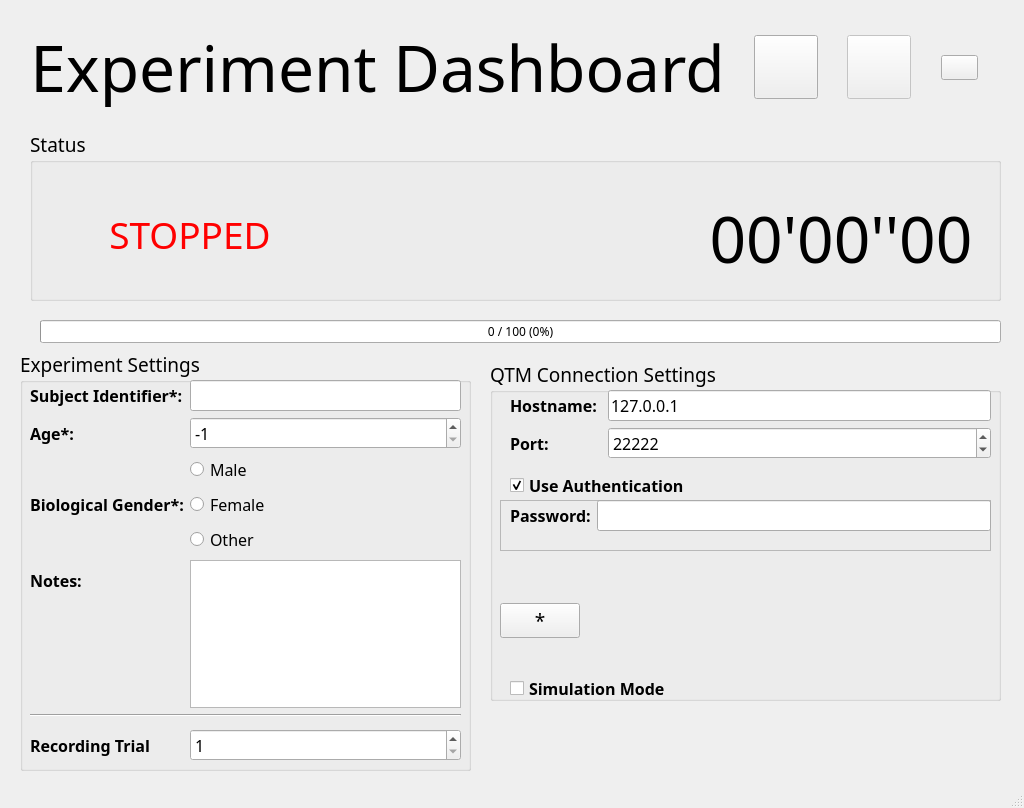
<?xml version="1.0" encoding="UTF-8"?>
<ui version="4.0">
 <class>MainWindowUI</class>
 <widget class="QMainWindow" name="MainWindowUI">
  <property name="geometry">
   <rect>
    <x>0</x>
    <y>0</y>
    <width>1024</width>
    <height>808</height>
   </rect>
  </property>
  <property name="minimumSize">
   <size>
    <width>1024</width>
    <height>768</height>
   </size>
  </property>
  <property name="font">
   <font>
    <family>Segoe UI Variable Small Semilig</family>
    <weight>50</weight>
    <bold>false</bold>
   </font>
  </property>
  <property name="windowTitle">
   <string>Dataset Acquisition</string>
  </property>
  <property name="windowIcon">
   <iconset theme="microscope">
    <normaloff>../../.designer/backup</normaloff>../../.designer/backup</iconset>
  </property>
  <property name="toolTip">
   <string>This is the main widow of the acquisition dashboard</string>
  </property>
  <widget class="QWidget" name="centralwidget">
   <widget class="QGroupBox" name="status_group">
    <property name="geometry">
     <rect>
      <x>30</x>
      <y>130</y>
      <width>971</width>
      <height>171</height>
     </rect>
    </property>
    <property name="font">
     <font>
      <pointsize>14</pointsize>
     </font>
    </property>
    <property name="title">
     <string>Status</string>
    </property>
    <widget class="QWidget" name="horizontalLayoutWidget">
     <property name="geometry">
      <rect>
       <x>0</x>
       <y>30</y>
       <width>971</width>
       <height>156</height>
      </rect>
     </property>
     <layout class="QHBoxLayout" name="horizontalLayout">
      <item>
       <layout class="QVBoxLayout" name="verticalLayout_4">
        <item>
         <spacer name="verticalSpacer_2">
          <property name="orientation">
           <enum>Qt::Vertical</enum>
          </property>
          <property name="sizeHint" stdset="0">
           <size>
            <width>20</width>
            <height>40</height>
           </size>
          </property>
         </spacer>
        </item>
        <item>
         <widget class="QLabel" name="status_state_label">
          <property name="palette">
           <palette>
            <active>
             <colorrole role="WindowText">
              <brush brushstyle="SolidPattern">
               <color alpha="255">
                <red>255</red>
                <green>0</green>
                <blue>0</blue>
               </color>
              </brush>
             </colorrole>
            </active>
            <inactive>
             <colorrole role="WindowText">
              <brush brushstyle="SolidPattern">
               <color alpha="255">
                <red>255</red>
                <green>0</green>
                <blue>0</blue>
               </color>
              </brush>
             </colorrole>
            </inactive>
            <disabled>
             <colorrole role="WindowText">
              <brush brushstyle="SolidPattern">
               <color alpha="255">
                <red>120</red>
                <green>120</green>
                <blue>120</blue>
               </color>
              </brush>
             </colorrole>
            </disabled>
           </palette>
          </property>
          <property name="font">
           <font>
            <pointsize>28</pointsize>
           </font>
          </property>
          <property name="text">
           <string>STOPPED</string>
          </property>
          <property name="textFormat">
           <enum>Qt::RichText</enum>
          </property>
          <property name="scaledContents">
           <bool>false</bool>
          </property>
          <property name="alignment">
           <set>Qt::AlignCenter</set>
          </property>
          <property name="textInteractionFlags">
           <set>Qt::LinksAccessibleByMouse</set>
          </property>
         </widget>
        </item>
        <item>
         <widget class="QLabel" name="status_trial">
          <property name="font">
           <font>
            <pointsize>28</pointsize>
           </font>
          </property>
          <property name="text">
           <string/>
          </property>
          <property name="alignment">
           <set>Qt::AlignCenter</set>
          </property>
         </widget>
        </item>
       </layout>
      </item>
      <item>
       <layout class="QVBoxLayout" name="verticalLayout_3">
        <item>
         <widget class="QLabel" name="status_protocol">
          <property name="font">
           <font>
            <family>Segoe UI Variable Text Light</family>
            <pointsize>10</pointsize>
            <weight>50</weight>
            <bold>false</bold>
           </font>
          </property>
          <property name="styleSheet">
           <string notr="true">text-alight: left;</string>
          </property>
          <property name="locale">
           <locale language="English" country="UnitedStates"/>
          </property>
          <property name="text">
           <string/>
          </property>
          <property name="textFormat">
           <enum>Qt::RichText</enum>
          </property>
          <property name="scaledContents">
           <bool>false</bool>
          </property>
          <property name="alignment">
           <set>Qt::AlignCenter</set>
          </property>
          <property name="wordWrap">
           <bool>true</bool>
          </property>
         </widget>
        </item>
       </layout>
      </item>
      <item>
       <widget class="QLabel" name="status_time_label">
        <property name="font">
         <font>
          <pointsize>48</pointsize>
         </font>
        </property>
        <property name="text">
         <string>00'00''00</string>
        </property>
        <property name="alignment">
         <set>Qt::AlignCenter</set>
        </property>
       </widget>
      </item>
     </layout>
    </widget>
   </widget>
   <widget class="QWidget" name="horizontalLayoutWidget_2">
    <property name="geometry">
     <rect>
      <x>30</x>
      <y>10</y>
      <width>971</width>
      <height>115</height>
     </rect>
    </property>
    <layout class="QHBoxLayout" name="horizontalLayout_2">
     <item>
      <widget class="QLabel" name="title_label">
       <property name="font">
        <font>
         <family>Segoe UI Variable Text Semiligh</family>
         <pointsize>48</pointsize>
        </font>
       </property>
       <property name="frameShadow">
        <enum>QFrame::Plain</enum>
       </property>
       <property name="text">
        <string>Experiment Dashboard</string>
       </property>
       <property name="textFormat">
        <enum>Qt::RichText</enum>
       </property>
       <property name="alignment">
        <set>Qt::AlignCenter</set>
       </property>
       <property name="margin">
        <number>12</number>
       </property>
      </widget>
     </item>
     <item>
      <spacer name="horizontalSpacer">
       <property name="orientation">
        <enum>Qt::Horizontal</enum>
       </property>
       <property name="sizeHint" stdset="0">
        <size>
         <width>40</width>
         <height>20</height>
        </size>
       </property>
      </spacer>
     </item>
     <item>
      <widget class="QPushButton" name="play_button">
       <property name="minimumSize">
        <size>
         <width>64</width>
         <height>64</height>
        </size>
       </property>
       <property name="baseSize">
        <size>
         <width>64</width>
         <height>64</height>
        </size>
       </property>
       <property name="text">
        <string/>
       </property>
       <property name="icon">
        <iconset resource="main_windows.qrc">
         <normaloff>:/play.png</normaloff>:/play.png</iconset>
       </property>
       <property name="iconSize">
        <size>
         <width>64</width>
         <height>64</height>
        </size>
       </property>
       <property name="shortcut">
        <string>Ctrl+S</string>
       </property>
      </widget>
     </item>
     <item>
      <spacer name="horizontalSpacer_2">
       <property name="orientation">
        <enum>Qt::Horizontal</enum>
       </property>
       <property name="sizeHint" stdset="0">
        <size>
         <width>40</width>
         <height>20</height>
        </size>
       </property>
      </spacer>
     </item>
     <item>
      <widget class="QPushButton" name="next_button">
       <property name="enabled">
        <bool>false</bool>
       </property>
       <property name="minimumSize">
        <size>
         <width>64</width>
         <height>64</height>
        </size>
       </property>
       <property name="baseSize">
        <size>
         <width>64</width>
         <height>64</height>
        </size>
       </property>
       <property name="text">
        <string/>
       </property>
       <property name="icon">
        <iconset resource="main_windows.qrc">
         <normaloff>:/next.png</normaloff>:/next.png</iconset>
       </property>
       <property name="iconSize">
        <size>
         <width>64</width>
         <height>64</height>
        </size>
       </property>
       <property name="shortcut">
        <string>Return</string>
       </property>
      </widget>
     </item>
     <item>
      <spacer name="horizontalSpacer_3">
       <property name="orientation">
        <enum>Qt::Horizontal</enum>
       </property>
       <property name="sizeHint" stdset="0">
        <size>
         <width>40</width>
         <height>20</height>
        </size>
       </property>
      </spacer>
     </item>
     <item>
      <widget class="QPushButton" name="event_button">
       <property name="text">
        <string/>
       </property>
       <property name="icon">
        <iconset resource="main_windows.qrc">
         <normaloff>:/transition.png</normaloff>:/transition.png</iconset>
       </property>
       <property name="iconSize">
        <size>
         <width>64</width>
         <height>64</height>
        </size>
       </property>
       <property name="shortcut">
        <string/>
       </property>
      </widget>
     </item>
     <item>
      <spacer name="horizontalSpacer_4">
       <property name="orientation">
        <enum>Qt::Horizontal</enum>
       </property>
       <property name="sizeHint" stdset="0">
        <size>
         <width>40</width>
         <height>20</height>
        </size>
       </property>
      </spacer>
     </item>
    </layout>
   </widget>
   <widget class="QGroupBox" name="experiment_group">
    <property name="geometry">
     <rect>
      <x>20</x>
      <y>350</y>
      <width>451</width>
      <height>421</height>
     </rect>
    </property>
    <property name="font">
     <font>
      <pointsize>14</pointsize>
     </font>
    </property>
    <property name="title">
     <string>Experiment Settings</string>
    </property>
    <widget class="QWidget" name="formLayoutWidget">
     <property name="geometry">
      <rect>
       <x>10</x>
       <y>30</y>
       <width>431</width>
       <height>381</height>
      </rect>
     </property>
     <layout class="QFormLayout" name="formLayout">
      <item row="0" column="0">
       <widget class="QLabel" name="exp_subject_id_label">
        <property name="font">
         <font>
          <family>Segoe UI Variable Text Semibold</family>
          <pointsize>12</pointsize>
          <weight>75</weight>
          <bold>true</bold>
         </font>
        </property>
        <property name="text">
         <string>Subject Identifier*:</string>
        </property>
       </widget>
      </item>
      <item row="0" column="1">
       <widget class="QLineEdit" name="exp_subject_id">
        <property name="font">
         <font>
          <pointsize>12</pointsize>
         </font>
        </property>
       </widget>
      </item>
      <item row="1" column="0">
       <widget class="QLabel" name="exp_age_label">
        <property name="font">
         <font>
          <family>Segoe UI Variable Text Semibold</family>
          <pointsize>12</pointsize>
          <weight>75</weight>
          <bold>true</bold>
         </font>
        </property>
        <property name="text">
         <string>Age*:</string>
        </property>
       </widget>
      </item>
      <item row="1" column="1">
       <widget class="QSpinBox" name="exp_age">
        <property name="font">
         <font>
          <pointsize>12</pointsize>
         </font>
        </property>
        <property name="minimum">
         <number>-1</number>
        </property>
        <property name="maximum">
         <number>150</number>
        </property>
        <property name="value">
         <number>-1</number>
        </property>
       </widget>
      </item>
      <item row="2" column="1">
       <widget class="QRadioButton" name="exp_gender_male">
        <property name="font">
         <font>
          <pointsize>12</pointsize>
         </font>
        </property>
        <property name="text">
         <string>Male</string>
        </property>
        <attribute name="buttonGroup">
         <string notr="true">exp_gender_group</string>
        </attribute>
       </widget>
      </item>
      <item row="3" column="0">
       <widget class="QLabel" name="exp_gender_label">
        <property name="font">
         <font>
          <family>Segoe UI Variable Text Semibold</family>
          <pointsize>12</pointsize>
          <weight>75</weight>
          <bold>true</bold>
         </font>
        </property>
        <property name="text">
         <string>Biological Gender*:</string>
        </property>
       </widget>
      </item>
      <item row="3" column="1">
       <widget class="QRadioButton" name="exp_gender_female">
        <property name="font">
         <font>
          <pointsize>12</pointsize>
         </font>
        </property>
        <property name="text">
         <string>Female</string>
        </property>
        <attribute name="buttonGroup">
         <string notr="true">exp_gender_group</string>
        </attribute>
       </widget>
      </item>
      <item row="4" column="1">
       <widget class="QRadioButton" name="exp_gender_other">
        <property name="font">
         <font>
          <pointsize>12</pointsize>
         </font>
        </property>
        <property name="text">
         <string>Other</string>
        </property>
        <attribute name="buttonGroup">
         <string notr="true">exp_gender_group</string>
        </attribute>
       </widget>
      </item>
      <item row="5" column="0">
       <widget class="QLabel" name="label_5">
        <property name="font">
         <font>
          <family>Segoe UI Variable Text Semibold</family>
          <pointsize>12</pointsize>
          <weight>75</weight>
          <bold>true</bold>
         </font>
        </property>
        <property name="text">
         <string>Notes:</string>
        </property>
       </widget>
      </item>
      <item row="5" column="1">
       <widget class="QPlainTextEdit" name="subject_notes"/>
      </item>
      <item row="6" column="0" colspan="2">
       <widget class="Line" name="line">
        <property name="orientation">
         <enum>Qt::Horizontal</enum>
        </property>
       </widget>
      </item>
      <item row="7" column="0">
       <spacer name="verticalSpacer">
        <property name="orientation">
         <enum>Qt::Vertical</enum>
        </property>
        <property name="sizeHint" stdset="0">
         <size>
          <width>20</width>
          <height>40</height>
         </size>
        </property>
       </spacer>
      </item>
      <item row="8" column="0">
       <widget class="QLabel" name="label_6">
        <property name="font">
         <font>
          <family>Segoe UI Variable Text Semibold</family>
          <pointsize>12</pointsize>
          <weight>75</weight>
          <bold>true</bold>
         </font>
        </property>
        <property name="text">
         <string>Recording Trial</string>
        </property>
       </widget>
      </item>
      <item row="8" column="1">
       <widget class="QSpinBox" name="spinBox">
        <property name="font">
         <font>
          <pointsize>12</pointsize>
         </font>
        </property>
        <property name="minimum">
         <number>1</number>
        </property>
        <property name="value">
         <number>1</number>
        </property>
       </widget>
      </item>
     </layout>
    </widget>
   </widget>
   <widget class="QGroupBox" name="qtm_group">
    <property name="geometry">
     <rect>
      <x>490</x>
      <y>360</y>
      <width>511</width>
      <height>341</height>
     </rect>
    </property>
    <property name="font">
     <font>
      <pointsize>14</pointsize>
     </font>
    </property>
    <property name="title">
     <string>QTM Connection Settings</string>
    </property>
    <widget class="QWidget" name="formLayoutWidget_2">
     <property name="geometry">
      <rect>
       <x>20</x>
       <y>30</y>
       <width>481</width>
       <height>71</height>
      </rect>
     </property>
     <layout class="QFormLayout" name="formLayout_2">
      <item row="0" column="0">
       <widget class="QLabel" name="qtm_hostname_label">
        <property name="font">
         <font>
          <family>Segoe UI Variable Text Semibold</family>
          <pointsize>12</pointsize>
          <weight>75</weight>
          <bold>true</bold>
         </font>
        </property>
        <property name="text">
         <string>Hostname: </string>
        </property>
       </widget>
      </item>
      <item row="0" column="1">
       <widget class="QLineEdit" name="qtm_hostname">
        <property name="font">
         <font>
          <pointsize>12</pointsize>
         </font>
        </property>
        <property name="text">
         <string>127.0.0.1</string>
        </property>
       </widget>
      </item>
      <item row="1" column="0">
       <widget class="QLabel" name="qtm_port_label">
        <property name="font">
         <font>
          <family>Segoe UI Variable Text Semibold</family>
          <pointsize>12</pointsize>
          <weight>75</weight>
          <bold>true</bold>
         </font>
        </property>
        <property name="text">
         <string>Port:</string>
        </property>
       </widget>
      </item>
      <item row="1" column="1">
       <widget class="QSpinBox" name="qtm_port">
        <property name="font">
         <font>
          <pointsize>12</pointsize>
         </font>
        </property>
        <property name="maximum">
         <number>200000</number>
        </property>
        <property name="value">
         <number>22222</number>
        </property>
       </widget>
      </item>
     </layout>
    </widget>
    <widget class="QCheckBox" name="qtm_use_authentication">
     <property name="geometry">
      <rect>
       <x>20</x>
       <y>110</y>
       <width>201</width>
       <height>31</height>
      </rect>
     </property>
     <property name="font">
      <font>
       <family>Segoe UI Variable Text Semibold</family>
       <pointsize>12</pointsize>
       <weight>75</weight>
       <bold>true</bold>
      </font>
     </property>
     <property name="text">
      <string>Use Authentication</string>
     </property>
     <property name="checked">
      <bool>true</bool>
     </property>
    </widget>
    <widget class="QFrame" name="auth_frame">
     <property name="enabled">
      <bool>true</bool>
     </property>
     <property name="geometry">
      <rect>
       <x>10</x>
       <y>140</y>
       <width>491</width>
       <height>51</height>
      </rect>
     </property>
     <property name="frameShape">
      <enum>QFrame::StyledPanel</enum>
     </property>
     <property name="frameShadow">
      <enum>QFrame::Raised</enum>
     </property>
     <widget class="QWidget" name="formLayoutWidget_3">
      <property name="geometry">
       <rect>
        <x>10</x>
        <y>0</y>
        <width>481</width>
        <height>41</height>
       </rect>
      </property>
      <layout class="QFormLayout" name="authentication_layout">
       <item row="0" column="1">
        <widget class="QLineEdit" name="qtm_password">
         <property name="font">
          <font>
           <pointsize>12</pointsize>
          </font>
         </property>
         <property name="echoMode">
          <enum>QLineEdit::Password</enum>
         </property>
         <property name="cursorPosition">
          <number>0</number>
         </property>
        </widget>
       </item>
       <item row="0" column="0">
        <widget class="QLabel" name="label_8">
         <property name="font">
          <font>
           <family>Segoe UI Variable Text Semibold</family>
           <pointsize>12</pointsize>
           <weight>75</weight>
           <bold>true</bold>
          </font>
         </property>
         <property name="text">
          <string>Password:</string>
         </property>
        </widget>
       </item>
      </layout>
     </widget>
    </widget>
    <widget class="QWidget" name="horizontalLayoutWidget_3">
     <property name="geometry">
      <rect>
       <x>10</x>
       <y>200</y>
       <width>491</width>
       <height>121</height>
      </rect>
     </property>
     <layout class="QHBoxLayout" name="horizontalLayout_3">
      <item>
       <widget class="QPushButton" name="qtm_connect_btn">
        <property name="text">
         <string>*</string>
        </property>
        <property name="icon">
         <iconset resource="main_windows.qrc">
          <normaloff>:/connect.png</normaloff>:/connect.png</iconset>
        </property>
        <property name="iconSize">
         <size>
          <width>64</width>
          <height>64</height>
         </size>
        </property>
        <property name="shortcut">
         <string/>
        </property>
        <property name="checkable">
         <bool>true</bool>
        </property>
        <property name="checked">
         <bool>false</bool>
        </property>
       </widget>
      </item>
      <item>
       <spacer name="horizontalSpacer_5">
        <property name="orientation">
         <enum>Qt::Horizontal</enum>
        </property>
        <property name="sizeHint" stdset="0">
         <size>
          <width>40</width>
          <height>20</height>
         </size>
        </property>
       </spacer>
      </item>
      <item>
       <layout class="QVBoxLayout" name="verticalLayout">
        <property name="spacing">
         <number>22</number>
        </property>
        <property name="leftMargin">
         <number>5</number>
        </property>
        <property name="rightMargin">
         <number>5</number>
        </property>
        <item>
         <widget class="QLabel" name="qtm_connection_status">
          <property name="font">
           <font>
            <pointsize>22</pointsize>
           </font>
          </property>
          <property name="styleSheet">
           <string notr="true">color:transparent;</string>
          </property>
          <property name="text">
           <string>Disconnected</string>
          </property>
          <property name="alignment">
           <set>Qt::AlignCenter</set>
          </property>
          <property name="wordWrap">
           <bool>true</bool>
          </property>
         </widget>
        </item>
        <item>
         <widget class="QLabel" name="calibration_label">
          <property name="font">
           <font>
            <family>Segoe UI Variable Small Semibol</family>
            <pointsize>16</pointsize>
            <weight>75</weight>
            <bold>true</bold>
           </font>
          </property>
          <property name="styleSheet">
           <string notr="true">color: transparent;</string>
          </property>
          <property name="text">
           <string>NOT Calibrated</string>
          </property>
          <property name="alignment">
           <set>Qt::AlignCenter</set>
          </property>
          <property name="wordWrap">
           <bool>true</bool>
          </property>
          <property name="margin">
           <number>8</number>
          </property>
         </widget>
        </item>
       </layout>
      </item>
      <item>
       <spacer name="horizontalSpacer_6">
        <property name="orientation">
         <enum>Qt::Horizontal</enum>
        </property>
        <property name="sizeHint" stdset="0">
         <size>
          <width>40</width>
          <height>20</height>
         </size>
        </property>
       </spacer>
      </item>
     </layout>
    </widget>
    <widget class="QCheckBox" name="simulation_mode">
     <property name="geometry">
      <rect>
       <x>20</x>
       <y>320</y>
       <width>181</width>
       <height>17</height>
      </rect>
     </property>
     <property name="font">
      <font>
       <family>Segoe UI Variable Text Semibold</family>
       <pointsize>12</pointsize>
       <weight>75</weight>
       <bold>true</bold>
      </font>
     </property>
     <property name="text">
      <string>Simulation Mode</string>
     </property>
    </widget>
   </widget>
   <widget class="QProgressBar" name="experiment_progress">
    <property name="geometry">
     <rect>
      <x>40</x>
      <y>320</y>
      <width>961</width>
      <height>23</height>
     </rect>
    </property>
    <property name="value">
     <number>0</number>
    </property>
    <property name="format">
     <string>%v / %m (%p%)</string>
    </property>
   </widget>
  </widget>
  <widget class="QStatusBar" name="statusbar"/>
 </widget>
 <resources>
  <include location="main_windows.qrc"/>
 </resources>
 <connections>
  <connection>
   <sender>play_button</sender>
   <signal>clicked()</signal>
   <receiver>MainWindowUI</receiver>
   <slot>start_simulation()</slot>
   <hints>
    <hint type="sourcelabel">
     <x>774</x>
     <y>102</y>
    </hint>
    <hint type="destinationlabel">
     <x>457</x>
     <y>357</y>
    </hint>
   </hints>
  </connection>
  <connection>
   <sender>qtm_use_authentication</sender>
   <signal>toggled(bool)</signal>
   <receiver>auth_frame</receiver>
   <slot>setEnabled(bool)</slot>
   <hints>
    <hint type="sourcelabel">
     <x>610</x>
     <y>455</y>
    </hint>
    <hint type="destinationlabel">
     <x>745</x>
     <y>495</y>
    </hint>
   </hints>
  </connection>
  <connection>
   <sender>qtm_connect_btn</sender>
   <signal>toggled(bool)</signal>
   <receiver>MainWindowUI</receiver>
   <slot>connect_qtm(bool)</slot>
   <hints>
    <hint type="sourcelabel">
     <x>546</x>
     <y>601</y>
    </hint>
    <hint type="destinationlabel">
     <x>607</x>
     <y>676</y>
    </hint>
   </hints>
  </connection>
  <connection>
   <sender>next_button</sender>
   <signal>clicked(bool)</signal>
   <receiver>next_button</receiver>
   <slot>setEnabled(bool)</slot>
   <hints>
    <hint type="sourcelabel">
     <x>840</x>
     <y>66</y>
    </hint>
    <hint type="destinationlabel">
     <x>840</x>
     <y>66</y>
    </hint>
   </hints>
  </connection>
  <connection>
   <sender>next_button</sender>
   <signal>clicked()</signal>
   <receiver>MainWindowUI</receiver>
   <slot>next_step()</slot>
   <hints>
    <hint type="sourcelabel">
     <x>840</x>
     <y>66</y>
    </hint>
    <hint type="destinationlabel">
     <x>511</x>
     <y>403</y>
    </hint>
   </hints>
  </connection>
 </connections>
 <slots>
  <slot>start_simulation()</slot>
  <slot>stop_simulation()</slot>
  <slot>connect_qtm(bool)</slot>
  <slot>next_step()</slot>
 </slots>
 <buttongroups>
  <buttongroup name="exp_gender_group"/>
 </buttongroups>
</ui>
